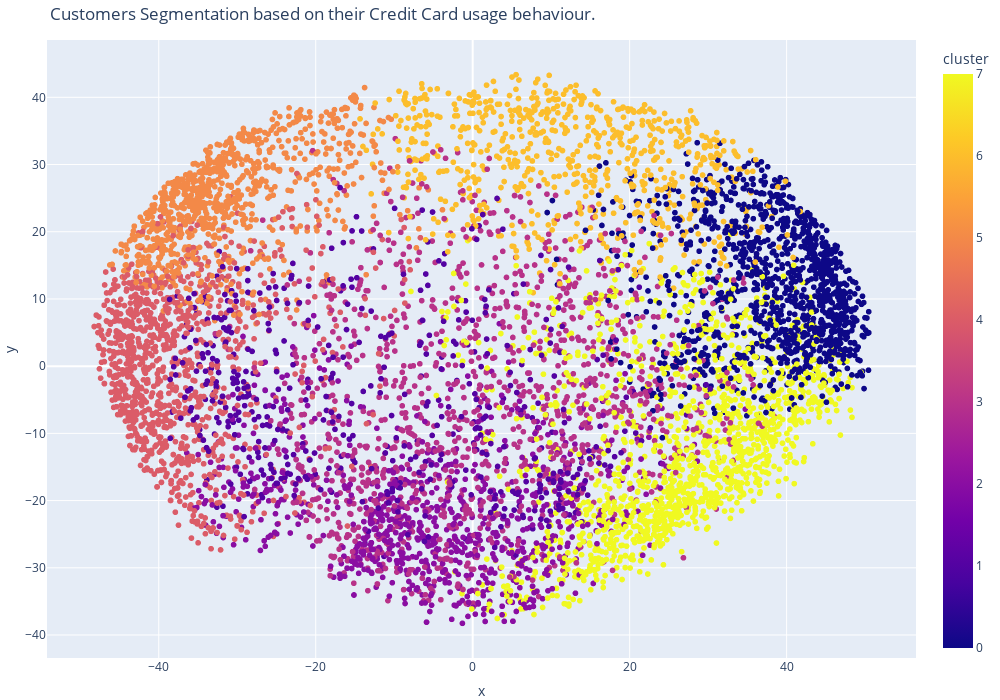

The code cell stored with this chart in its notebook:
### Code cell
fig = px.scatter(pca_df, 
                 x='x', 
                 y='y', 
                 color='cluster',
                 height=700,
                 width=1000,
                 title='Customers Segmentation based on their Credit Card usage behaviour.')

fig.update_layout(legend_orientation='h',
                  legend=dict(x=.5, xanchor='center'),
                  hovermode='x',
                  margin=dict(l=0, r=10, t=40, b=0))

fig.show()

### Figure 1 — Plotly figure (JSON) as saved in the notebook; plotly's stock layout.template omitted (floating-point values rounded to 4 significant figures; data arrays with more than 128 entries replaced by an {"elided": "..."} marker saying what was removed)
{"data": [{"hovertemplate": "x=%{x}<br>y=%{y}<br>cluster=%{marker.color}<extra></extra>", "legendgroup": "", "marker": {"color": {"elided": "8950 int values"}, "coloraxis": "coloraxis", "symbol": "circle"}, "mode": "markers", "name": "", "showlegend": false, "type": "scattergl", "x": {"elided": "8950 float values"}, "xaxis": "x", "y": {"elided": "8950 float values"}, "yaxis": "y"}], "layout": {"coloraxis": {"colorbar": {"title": {"text": "cluster"}}, "colorscale": [[0, "#0d0887"], [0.1111, "#46039f"], [0.2222, "#7201a8"], [0.3333, "#9c179e"], [0.4444, "#bd3786"], [0.5556, "#d8576b"], [0.6667, "#ed7953"], [0.7778, "#fb9f3a"], [0.8889, "#fdca26"], [1, "#f0f921"]]}, "height": 700, "hovermode": "x", "legend": {"orientation": "h", "tracegroupgap": 0, "x": 0.5, "xanchor": "center"}, "margin": {"b": 0, "l": 0, "r": 10, "t": 40}, "title": {"text": "Customers Segmentation based on their Credit Card usage behaviour."}, "width": 1000, "xaxis": {"anchor": "y", "domain": [0, 1], "title": {"text": "x"}}, "yaxis": {"anchor": "x", "domain": [0, 1], "title": {"text": "y"}}}}
